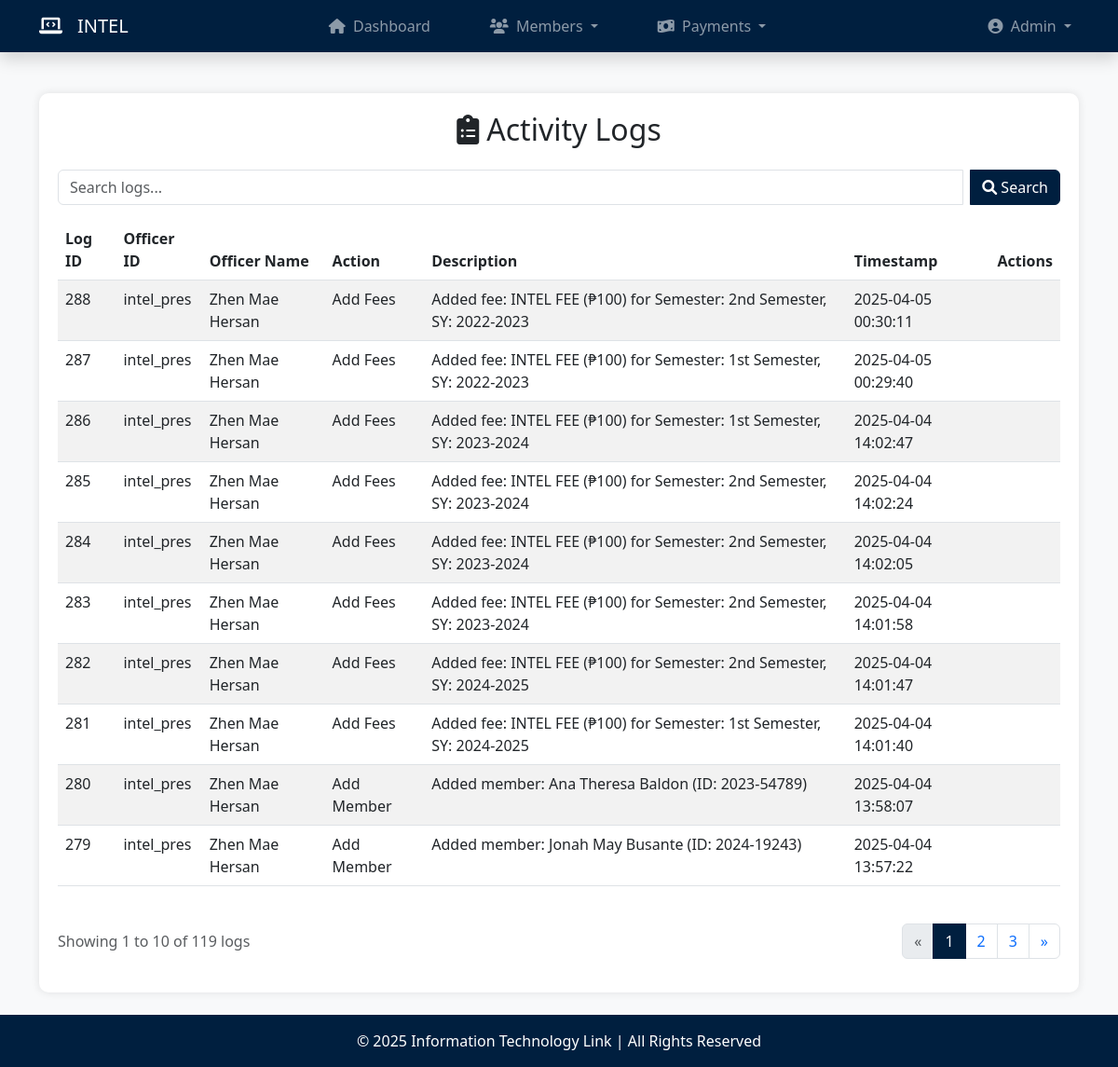
Page /activity_log.php (signed in) on the earlier database version.
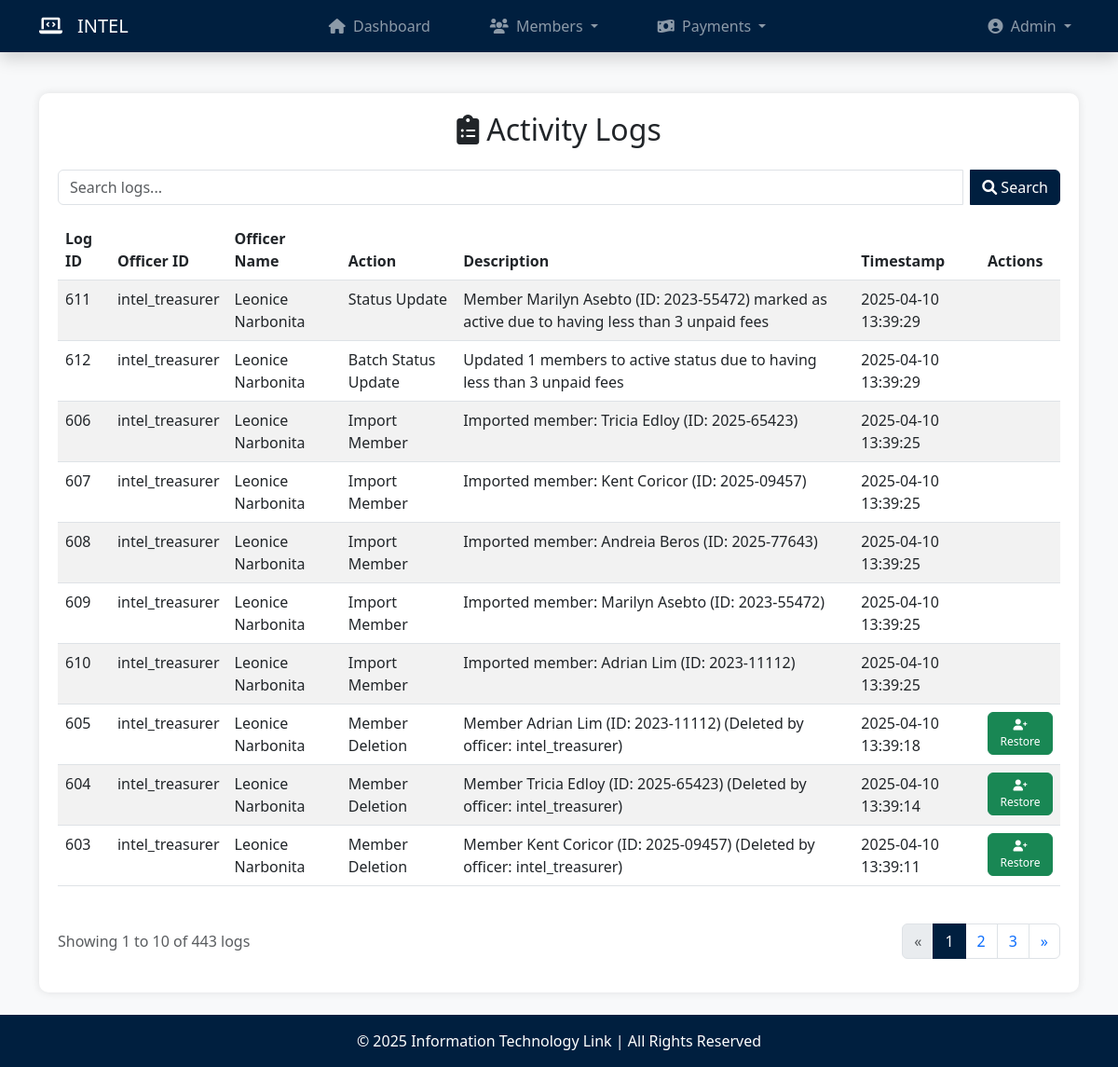
Same page on the later database version.
### tables this page shows
CREATE TABLE `activity_logs` (
  `log_id` int(11) NOT NULL,
  `officer_id` varchar(50) NOT NULL,
  `action` varchar(100) NOT NULL,
  `description` text DEFAULT NULL,
  `date` timestamp NOT NULL DEFAULT current_timestamp()
);

### activity_log.php (the view, shortened to what the changed rows need)
<?php
    require_once('database.php');
    $logs_per_page = 10;
    $page = isset($_GET['page']) ? (int)$_GET['page'] : 1;
    $offset = ($page - 1) * $logs_per_page;
    $search_query = isset($_GET['search']) ? trim($_GET['search']) : "";
    $search_sql = "";
    $query = "SELECT al.*, CONCAT(m.first_name, ' ', m.last_name) AS officer_name,
              CASE
                WHEN al.action = 'Member Deletion' THEN (
                    SELECT CONCAT(member_data, '') FROM deleted_members
                    WHERE description IN (al.description, SUBSTRING_INDEX(al.description, ' (Deleted by', 1))
                    LIMIT 1
                )
                ELSE NULL
              END AS member_data
              FROM activity_logs al
              LEFT JOIN officers o ON al.officer_id = o.officer_id
              LEFT JOIN members m ON o.member_id = m.member_id
              $search_sql
              ORDER BY al.date DESC
              LIMIT ?, ?";
    $stmt = $conn->prepare($query);
    if (!empty($search_query)) {
        $search_param = "%" . $search_query . "%";
        $stmt->bind_param("ssssii", $search_param, $search_param, $search_param, $search_param, $offset, $logs_per_page);
    } else {
        $stmt->bind_param("ii", $offset, $logs_per_page);
    }
    $stmt->execute();
    $result = $stmt->get_result();
    $count_query = "SELECT COUNT(*) AS count
                    FROM activity_logs al
                    LEFT JOIN officers o ON al.officer_id = o.officer_id
                    LEFT JOIN members m ON o.member_id = m.member_id
                    $search_sql";
    $total_logs_stmt = $conn->prepare($count_query);
    $total_logs_stmt->execute();
    $total_logs = $total_logs_stmt->get_result()->fetch_assoc()['count'];
    $total_pages = ceil($total_logs / $logs_per_page);
    $display_start = $offset + 1;
    $display_end = min($offset + $logs_per_page, $total_logs);
?>
<!DOCTYPE html>
<html lang="en">
<head>
    <link rel="stylesheet" href="https://cdn.jsdelivr.net/npm/bootstrap@5.3.0-alpha1/dist/css/bootstrap.min.css">
    <link rel="stylesheet" href="https://cdnjs.cloudflare.com/ajax/libs/font-awesome/6.0.0/css/all.min.css">
</head>
<body>
    <?php include('navbar.php'); ?>
    <main class="container my-4">
        <div class="table-container">
            <h2 class="text-center mb-4"><i class="fas fa-clipboard-list me-2"></i>Activity Logs</h2>
            <div class="table-responsive">
                <table class="table table-striped">
                    <thead>
                        <tr>
                            <th>Log ID</th>
                            <th>Officer ID</th>
                            <th>Officer Name</th>
                            <th>Action</th>
                            <th>Description</th>
                            <th>Timestamp</th>
                            <th>Actions</th>
                        </tr>
                    </thead>
                    <tbody id="logsTableBody">
                        <?php while ($log = $result->fetch_assoc()): ?>
                            <tr>
                                <td><?php echo htmlspecialchars($log['log_id']); ?></td>
                                <td><?php echo htmlspecialchars($log['officer_id']); ?></td>
                                <td><?php echo htmlspecialchars($log['officer_name'] ?? 'Unknown'); ?></td>
                                <td><?php echo htmlspecialchars($log['action']); ?></td>
                                <td><?php echo htmlspecialchars($log['description']); ?></td>
                                <td><?php echo htmlspecialchars($log['date']); ?></td>
                                <td>
                                    <?php if ($log['action'] == 'Member Deletion' && !empty($log['member_data'])): ?>
                                        <form method="POST" action="" onsubmit="return confirm('Are you sure you want to restore this member?');">
                                            <button type="submit" name="restore_member" class="btn btn-success btn-restore">
                                                <i class="fas fa-user-plus"></i> Restore
                                            </button>
                                        </form>
                                    <?php endif; ?>
                                </td>
                            </tr>
                        <?php endwhile; ?>
                    </tbody>
                </table>
            </div>
            <?php if ($total_pages > 1): ?>
                <div class="d-flex justify-content-between align-items-center mt-4">
                    <div>
                        <p class="text-muted">
                            Showing <?php echo $display_start; ?> to <?php echo $display_end; ?> of <?php echo $total_logs; ?> logs
                        </p>
                    </div>
                    <nav aria-label="Page navigation">
                        <ul class="pagination">
                            <li class="page-item <?php echo ($page <= 1) ? 'disabled' : ''; ?>">
                                <a class="page-link" href="?page=<?php echo $page - 1; ?><?php echo !empty($search_query) ? '&search='.urlencode($search_query) : ''; ?>" aria-label="Previous">
                                    <span aria-hidden="true">&laquo;</span>
                                </a>
                            </li>
                            <?php for ($i = max(1, $page - 2); $i <= min($page + 2, $total_pages); $i++): ?>
                                <li class="page-item <?php echo ($page == $i) ? 'active' : ''; ?>">
                                    <a class="page-link" href="?page=<?php echo $i; ?><?php echo !empty($search_query) ? '&search='.urlencode($search_query) : ''; ?>"><?php echo $i; ?></a>
                                </li>
                            <?php endfor; ?>
                            <li class="page-item <?php echo ($page >= $total_pages) ? 'disabled' : ''; ?>">
                                <a class="page-link" href="?page=<?php echo $page + 1; ?><?php echo !empty($search_query) ? '&search='.urlencode($search_query) : ''; ?>" aria-label="Next">
                                    <span aria-hidden="true">&raquo;</span>
                                </a>
                            </li>
                        </ul>
                    </nav>
                </div>
            <?php endif; ?>
        </div>
    </main>
</body>
</html>

Differences in the rows shown:
no longer on this page (row unchanged): activity_logs: log_id "288", officer "intel_pres", officer_name "Zhen Mae Hersan", action "Add Fees", description "Added fee: INTEL FEE (₱100) for Semester: 2nd Semester, SY: 2022-2023", date "2025-04-05 00:30:11"
no longer on this page (row unchanged): activity_logs: log_id "287", officer "intel_pres", officer_name "Zhen Mae Hersan", action "Add Fees", description "Added fee: INTEL FEE (₱100) for Semester: 1st Semester, SY: 2022-2023", date "2025-04-05 00:29:40"
no longer on this page (row unchanged): activity_logs: log_id "286", officer "intel_pres", officer_name "Zhen Mae Hersan", action "Add Fees", description "Added fee: INTEL FEE (₱100) for Semester: 1st Semester, SY: 2023-2024", date "2025-04-04 14:02:47"
no longer on this page (row unchanged): activity_logs: log_id "285", officer "intel_pres", officer_name "Zhen Mae Hersan", action "Add Fees", description "Added fee: INTEL FEE (₱100) for Semester: 2nd Semester, SY: 2023-2024", date "2025-04-04 14:02:24"
no longer on this page (row unchanged): activity_logs: log_id "284", officer "intel_pres", officer_name "Zhen Mae Hersan", action "Add Fees", description "Added fee: INTEL FEE (₱100) for Semester: 2nd Semester, SY: 2023-2024", date "2025-04-04 14:02:05"
no longer on this page (row unchanged): activity_logs: log_id "283", officer "intel_pres", officer_name "Zhen Mae Hersan", action "Add Fees", description "Added fee: INTEL FEE (₱100) for Semester: 2nd Semester, SY: 2023-2024", date "2025-04-04 14:01:58"
no longer on this page (row unchanged): activity_logs: log_id "282", officer "intel_pres", officer_name "Zhen Mae Hersan", action "Add Fees", description "Added fee: INTEL FEE (₱100) for Semester: 2nd Semester, SY: 2024-2025", date "2025-04-04 14:01:47"
no longer on this page (row unchanged): activity_logs: log_id "281", officer "intel_pres", officer_name "Zhen Mae Hersan", action "Add Fees", description "Added fee: INTEL FEE (₱100) for Semester: 1st Semester, SY: 2024-2025", date "2025-04-04 14:01:40"
no longer on this page (row unchanged): activity_logs: log_id "280", officer "intel_pres", officer_name "Zhen Mae Hersan", action "Add Member", description "Added member: Ana Theresa Baldon (ID: 2023-54789)", date "2025-04-04 13:58:07"
no longer on this page (row unchanged): activity_logs: log_id "279", officer "intel_pres", officer_name "Zhen Mae Hersan", action "Add Member", description "Added member: Jonah May Busante (ID: 2024-19243)", date "2025-04-04 13:57:22"
added activity_logs: log_id "611", officer "intel_treasurer", officer_name "Leonice Narbonita", action "Status Update", description "Member Marilyn Asebto (ID: 2023-55472) marked as active due to having less than 3 unpaid fees", date "2025-04-10 13:39:29"
added activity_logs: log_id "612", officer "intel_treasurer", officer_name "Leonice Narbonita", action "Batch Status Update", description "Updated 1 members to active status due to having less than 3 unpaid fees", date "2025-04-10 13:39:29"
added activity_logs: log_id "606", officer "intel_treasurer", officer_name "Leonice Narbonita", action "Import Member", description "Imported member: Tricia Edloy (ID: 2025-65423)", date "2025-04-10 13:39:25"
added activity_logs: log_id "607", officer "intel_treasurer", officer_name "Leonice Narbonita", action "Import Member", description "Imported member: Kent Coricor (ID: 2025-09457)", date "2025-04-10 13:39:25"
added activity_logs: log_id "608", officer "intel_treasurer", officer_name "Leonice Narbonita", action "Import Member", description "Imported member: Andreia Beros (ID: 2025-77643)", date "2025-04-10 13:39:25"
added activity_logs: log_id "609", officer "intel_treasurer", officer_name "Leonice Narbonita", action "Import Member", description "Imported member: Marilyn Asebto (ID: 2023-55472)", date "2025-04-10 13:39:25"
added activity_logs: log_id "610", officer "intel_treasurer", officer_name "Leonice Narbonita", action "Import Member", description "Imported member: Adrian Lim (ID: 2023-11112)", date "2025-04-10 13:39:25"
added activity_logs: log_id "605", officer "intel_treasurer", officer_name "Leonice Narbonita", action "Member Deletion", description "Member Adrian Lim (ID: 2023-11112) (Deleted by officer: intel_treasurer)", date "2025-04-10 13:39:18"
added activity_logs: log_id "604", officer "intel_treasurer", officer_name "Leonice Narbonita", action "Member Deletion", description "Member Tricia Edloy (ID: 2025-65423) (Deleted by officer: intel_treasurer)", date "2025-04-10 13:39:14"
added activity_logs: log_id "603", officer "intel_treasurer", officer_name "Leonice Narbonita", action "Member Deletion", description "Member Kent Coricor (ID: 2025-09457) (Deleted by officer: intel_treasurer)", date "2025-04-10 13:39:11"
Other differences:
$total_logs: "119" → "443"
